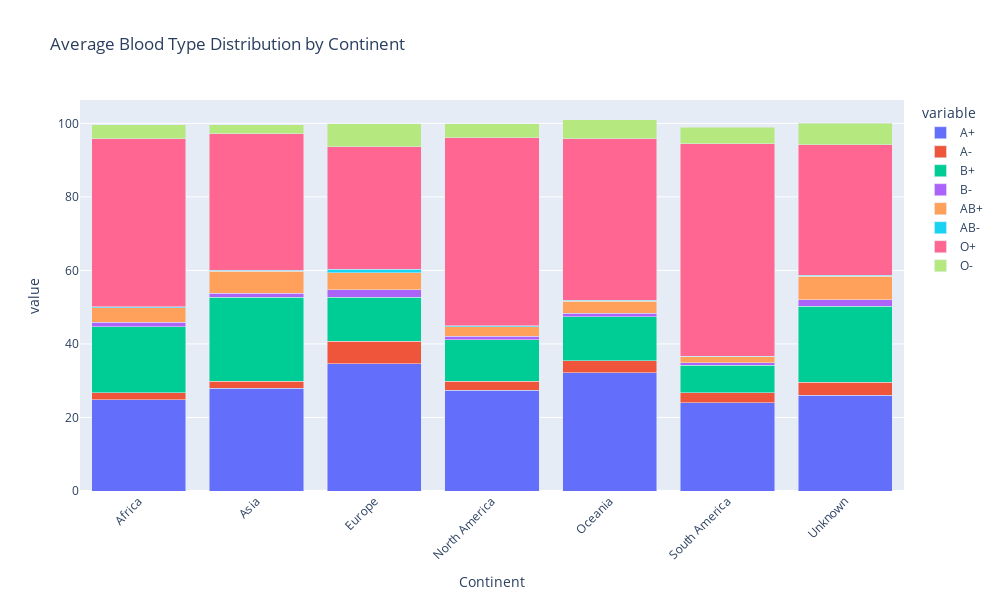

Here is the notebook cell this chart was saved with:
### Code cell
# Group by Continent
df_continent = df.groupby("Continent")[blood_groups].mean().reset_index()

# Stacked Bar Chart
fig = px.bar(
    df_continent,
    x="Continent",
    y=blood_groups,
    title="Average Blood Type Distribution by Continent",
    barmode="stack"
)

fig.update_layout(
    xaxis_tickangle=-45,
    height=600,
    width=1000
)

fig.show()

### Figure 1 — Plotly figure (JSON) as saved in the notebook; plotly's stock layout.template omitted (floating-point values rounded to 4 significant figures)
{"data": [{"hovertemplate": "variable=A+<br>Continent=%{x}<br>value=%{y}<extra></extra>", "legendgroup": "A+", "marker": {"color": "#636efa", "pattern": {"shape": ""}}, "name": "A+", "orientation": "v", "showlegend": true, "textposition": "auto", "type": "bar", "x": ["Africa", "Asia", "Europe", "North America", "Oceania", "South America", "Unknown"], "xaxis": "x", "y": [24.8, 28.0, 34.68, 27.43, 32.12, 24.07, 26.09], "yaxis": "y"}, {"hovertemplate": "variable=A-<br>Continent=%{x}<br>value=%{y}<extra></extra>", "legendgroup": "A-", "marker": {"color": "#EF553B", "pattern": {"shape": ""}}, "name": "A-", "orientation": "v", "showlegend": true, "textposition": "auto", "type": "bar", "x": ["Africa", "Asia", "Europe", "North America", "Oceania", "South America", "Unknown"], "xaxis": "x", "y": [1.962, 1.825, 6.101, 2.381, 3.3, 2.691, 3.453], "yaxis": "y"}, {"hovertemplate": "variable=B+<br>Continent=%{x}<br>value=%{y}<extra></extra>", "legendgroup": "B+", "marker": {"color": "#00cc96", "pattern": {"shape": ""}}, "name": "B+", "orientation": "v", "showlegend": true, "textposition": "auto", "type": "bar", "x": ["Africa", "Asia", "Europe", "North America", "Oceania", "South America", "Unknown"], "xaxis": "x", "y": [17.94, 22.92, 11.89, 11.39, 12.03, 7.426, 20.73], "yaxis": "y"}, {"hovertemplate": "variable=B-<br>Continent=%{x}<br>value=%{y}<extra></extra>", "legendgroup": "B-", "marker": {"color": "#ab63fa", "pattern": {"shape": ""}}, "name": "B-", "orientation": "v", "showlegend": true, "textposition": "auto", "type": "bar", "x": ["Africa", "Asia", "Europe", "North America", "Oceania", "South America", "Unknown"], "xaxis": "x", "y": [1.17, 0.9968, 2.077, 0.96, 0.925, 0.6733, 1.723], "yaxis": "y"}, {"hovertemplate": "variable=AB+<br>Continent=%{x}<br>value=%{y}<extra></extra>", "legendgroup": "AB+", "marker": {"color": "#FFA15A", "pattern": {"shape": ""}}, "name": "AB+", "orientation": "v", "showlegend": true, "textposition": "auto", "type": "bar", "x": ["Africa", "Asia", "Europe", "North America", "Oceania", "South America", "Unknown"], "xaxis": "x", "y": [3.955, 6.091, 4.679, 2.503, 3.225, 1.608, 6.413], "yaxis": "y"}, {"hovertemplate": "variable=AB-<br>Continent=%{x}<br>value=%{y}<extra></extra>", "legendgroup": "AB-", "marker": {"color": "#19d3f3", "pattern": {"shape": ""}}, "name": "AB-", "orientation": "v", "showlegend": true, "textposition": "auto", "type": "bar", "x": ["Africa", "Asia", "Europe", "North America", "Oceania", "South America", "Unknown"], "xaxis": "x", "y": [0.317, 0.2805, 0.8397, 0.308, 0.35, 0.1711, 0.31], "yaxis": "y"}, {"hovertemplate": "variable=O+<br>Continent=%{x}<br>value=%{y}<extra></extra>", "legendgroup": "O+", "marker": {"color": "#FF6692", "pattern": {"shape": ""}}, "name": "O+", "orientation": "v", "showlegend": true, "textposition": "auto", "type": "bar", "x": ["Africa", "Asia", "Europe", "North America", "Oceania", "South America", "Unknown"], "xaxis": "x", "y": [45.67, 37.13, 33.46, 51.08, 43.92, 57.84, 35.53], "yaxis": "y"}, {"hovertemplate": "variable=O-<br>Continent=%{x}<br>value=%{y}<extra></extra>", "legendgroup": "O-", "marker": {"color": "#B6E880", "pattern": {"shape": ""}}, "name": "O-", "orientation": "v", "showlegend": true, "textposition": "auto", "type": "bar", "x": ["Africa", "Asia", "Europe", "North America", "Oceania", "South America", "Unknown"], "xaxis": "x", "y": [3.837, 2.406, 6.158, 3.843, 5.175, 4.519, 5.753], "yaxis": "y"}], "layout": {"barmode": "stack", "height": 600, "legend": {"title": {"text": "variable"}, "tracegroupgap": 0}, "title": {"text": "Average Blood Type Distribution by Continent"}, "width": 1000, "xaxis": {"anchor": "y", "domain": [0, 1], "tickangle": -45, "title": {"text": "Continent"}}, "yaxis": {"anchor": "x", "domain": [0, 1], "title": {"text": "value"}}}}
